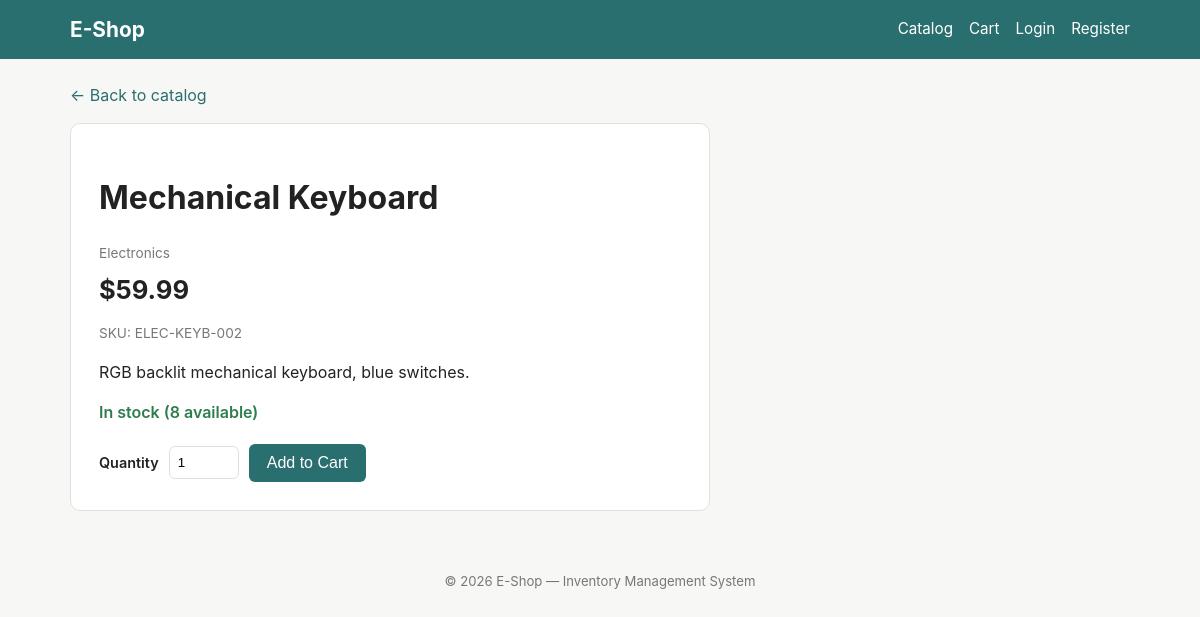
Screenshot of /shop/product/2 with the database file from the repository.
### app/models.py (models this page shows, shortened)
class Product(db.Model):
    __tablename__ = "products"
    id = db.Column(db.Integer, primary_key=True)
    name = db.Column(db.String(200), nullable=False, index=True)
    description = db.Column(db.Text, nullable=True)
    price = db.Column(db.Numeric(10, 2), nullable=False)
    sku = db.Column(db.String(64), nullable=False, unique=True, index=True)
    category_id = db.Column(
        db.Integer, db.ForeignKey("categories.id"), nullable=True, index=True
    )
    created_at = db.Column(db.DateTime, nullable=False, default=datetime.utcnow)
    inventory = db.relationship(
        "Inventory",
        backref="product",
        uselist=False,
        lazy=True,
        cascade="all, delete-orphan",
    )
    order_items = db.relationship("OrderItem", backref="product", lazy=True)
    stock_movements = db.relationship(
        "StockMovement", backref="product", lazy=True, cascade="all, delete-orphan"
    )

class Category(db.Model):
    __tablename__ = "categories"
    id = db.Column(db.Integer, primary_key=True)
    name = db.Column(db.String(120), nullable=False, unique=True, index=True)
    description = db.Column(db.Text, nullable=True)
    products = db.relationship("Product", backref="category", lazy=True)

class Inventory(db.Model):
    __tablename__ = "inventory"
    id = db.Column(db.Integer, primary_key=True)
    product_id = db.Column(
        db.Integer, db.ForeignKey("products.id"), nullable=False, unique=True, index=True
    )
    stock_qty = db.Column(db.Integer, nullable=False, default=0)
    reorder_threshold = db.Column(db.Integer, nullable=False, default=10)

### app/blueprints/customer.py (the view)
@customer_bp.route("/product/<int:product_id>")
def product_detail(product_id):
    product = Product.query.get_or_404(product_id)
    return render_template("customer/product_detail.html", product=product)

### app/cart.py (called while the page is built)
def _get_raw_cart():
    return session.setdefault(CART_SESSION_KEY, {})

def get_cart_count():
    return sum(_get_raw_cart().values())

### app/templates/customer/product_detail.html (shortened to what this page needs)
{% extends "base.html" %}
{% block content %}
<a href="{{ url_for('customer.catalog') }}" class="back-link">&larr; Back to catalog</a>
<div class="product-detail">
    <h1>{{ product.name }}</h1>
    <p class="product-category">{{ product.category.name if product.category else "Uncategorized" }}</p>
    <p class="product-price-large">${{ "%.2f"|format(product.price) }}</p>
    <p class="product-sku">SKU: {{ product.sku }}</p>
    {% if product.description %}
        <p class="product-description">{{ product.description }}</p>
    {% endif %}
    {% if product.inventory %}
        {% if product.inventory.stock_qty > 0 %}
            <p class="stock-status in-stock">In stock ({{ product.inventory.stock_qty }} available)</p>
        {% else %}
            <p class="stock-status out-stock">Out of stock</p>
        {% endif %}
    {% else %}
        <p class="stock-status out-stock">Stock information unavailable</p>
    {% endif %}
    {% if product.inventory and product.inventory.stock_qty > 0 %}
        <form method="POST" action="{{ url_for('customer.add_to_cart', product_id=product.id) }}" class="add-to-cart-form">
            <label for="quantity">Quantity</label>
            <input type="number" id="quantity" name="quantity" value="1" min="1" max="{{ product.inventory.stock_qty }}" class="qty-input">
            <button type="submit" class="btn btn-primary">Add to Cart</button>
        </form>
    {% endif %}
</div>
{% endblock %}

### app/static/css/style.css (style rules this page uses)
:root { --color-primary: #2a6f6f; --color-primary-dark: #1f5454; --color-bg: #f7f7f5; --color-card: #ffffff; --color-text: #222222; --color-border: #e0e0de; --color-danger: #b23b3b; --color-success: #2f7d4f; --color-warning: #9a7b1d; --color-info: #2a5d8f; }
* { box-sizing: border-box; }
body { margin: 0; font-family: -apple-system, BlinkMacSystemFont, "Segoe UI", Roboto, Helvetica, Arial, sans-serif; background: var(--color-bg); color: var(--color-text); line-height: 1.5; }
.btn { display: inline-block; padding: 10px 18px; border-radius: 6px; border: none; font-size: 1rem; cursor: pointer; text-decoration: none; }
.btn-primary { background: var(--color-primary); color: white; }
.product-category { color: #777; font-size: 0.85rem; margin: 0 0 8px 0; }
.back-link { display: inline-block; margin-bottom: 16px; color: var(--color-primary); text-decoration: none; }
.product-detail { background: var(--color-card); border: 1px solid var(--color-border); border-radius: 10px; padding: 28px; max-width: 640px; }
.product-price-large { font-size: 1.6rem; font-weight: 700; margin: 4px 0; }
.product-sku { color: #777; font-size: 0.85rem; }
.product-description { margin-top: 16px; }
.stock-status { font-weight: 600; margin-top: 16px; }
.stock-status.in-stock { color: var(--color-success); }
.add-to-cart-form { margin-top: 20px; display: flex; align-items: center; gap: 10px; }
.add-to-cart-form label { font-weight: 600; font-size: 0.9rem; }
.qty-input { width: 70px; padding: 8px; border: 1px solid var(--color-border); border-radius: 6px; }

### rows the page displays
Product: name "Mechanical Keyboard", price "59.99", sku "ELEC-KEYB-002", description "RGB backlit mechanical keyboard, blue switches."
Category: category "Electronics"
Inventory: inventory.stock_qty "8"
